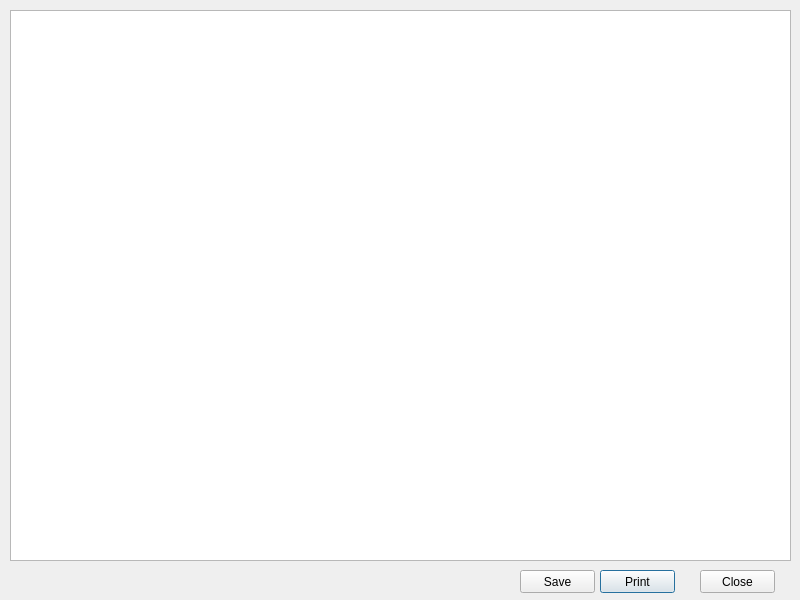
<?xml version="1.0" encoding="UTF-8"?>
<ui version="4.0">
 <class>cReports</class>
 <widget class="QDialog" name="cReports">
  <property name="geometry">
   <rect>
    <x>0</x>
    <y>0</y>
    <width>800</width>
    <height>600</height>
   </rect>
  </property>
  <property name="windowTitle">
   <string>cReports</string>
  </property>
  <property name="modal">
   <bool>true</bool>
  </property>
  <widget class="QTextBrowser" name="txtBrowser">
   <property name="geometry">
    <rect>
     <x>10</x>
     <y>10</y>
     <width>781</width>
     <height>551</height>
    </rect>
   </property>
   <property name="autoFillBackground">
    <bool>true</bool>
   </property>
  </widget>
  <widget class="QPushButton" name="printBtn">
   <property name="geometry">
    <rect>
     <x>600</x>
     <y>570</y>
     <width>75</width>
     <height>23</height>
    </rect>
   </property>
   <property name="text">
    <string>Print</string>
   </property>
   <property name="icon">
    <iconset>
     <normaloff>print.png</normaloff>print.png</iconset>
   </property>
  </widget>
  <widget class="QPushButton" name="closeBtn">
   <property name="geometry">
    <rect>
     <x>700</x>
     <y>570</y>
     <width>75</width>
     <height>23</height>
    </rect>
   </property>
   <property name="text">
    <string>Close</string>
   </property>
   <property name="icon">
    <iconset>
     <normaloff>exit.png</normaloff>exit.png</iconset>
   </property>
  </widget>
  <widget class="QPushButton" name="saveBtn">
   <property name="geometry">
    <rect>
     <x>520</x>
     <y>570</y>
     <width>75</width>
     <height>23</height>
    </rect>
   </property>
   <property name="text">
    <string>Save</string>
   </property>
   <property name="icon">
    <iconset>
     <normaloff>save.png</normaloff>save.png</iconset>
   </property>
  </widget>
 </widget>
 <resources/>
 <connections/>
</ui>
